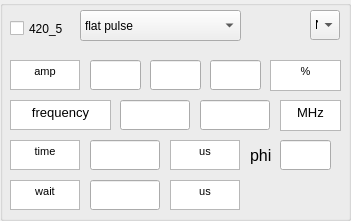
   <widget class="QGroupBox" name="groupBox_5">
    <property name="geometry">
     <rect>
      <x>850</x>
      <y>50</y>
      <width>351</width>
      <height>221</height>
     </rect>
    </property>
    <property name="title">
     <string/>
    </property>
    <widget class="QTextBrowser" name="textBrowser_41">
     <property name="geometry">
      <rect>
       <x>10</x>
       <y>60</y>
       <width>70</width>
       <height>30</height>
      </rect>
     </property>
     <property name="html">
      <string>&lt;!DOCTYPE HTML PUBLIC &quot;-//W3C//DTD HTML 4.0//EN&quot; &quot;http://www.w3.org/TR/REC-html40/strict.dtd&quot;&gt;
&lt;html&gt;&lt;head&gt;&lt;meta name=&quot;qrichtext&quot; content=&quot;1&quot; /&gt;&lt;style type=&quot;text/css&quot;&gt;
p, li { white-space: pre-wrap; }
&lt;/style&gt;&lt;/head&gt;&lt;body style=&quot; font-family:'MS Shell Dlg 2'; font-size:8.25pt; font-weight:400; font-style:normal;&quot;&gt;
&lt;p align=&quot;center&quot; style=&quot; margin-top:0px; margin-bottom:0px; margin-left:0px; margin-right:0px; -qt-block-indent:0; text-indent:0px;&quot;&gt;amp&lt;/p&gt;&lt;/body&gt;&lt;/html&gt;</string>
     </property>
     <property name="openExternalLinks">
      <bool>false</bool>
     </property>
    </widget>
    <widget class="QTextBrowser" name="textBrowser_42">
     <property name="geometry">
      <rect>
       <x>270</x>
       <y>60</y>
       <width>71</width>
       <height>31</height>
      </rect>
     </property>
     <property name="html">
      <string>&lt;!DOCTYPE HTML PUBLIC &quot;-//W3C//DTD HTML 4.0//EN&quot; &quot;http://www.w3.org/TR/REC-html40/strict.dtd&quot;&gt;
&lt;html&gt;&lt;head&gt;&lt;meta name=&quot;qrichtext&quot; content=&quot;1&quot; /&gt;&lt;style type=&quot;text/css&quot;&gt;
p, li { white-space: pre-wrap; }
&lt;/style&gt;&lt;/head&gt;&lt;body style=&quot; font-family:'MS Shell Dlg 2'; font-size:8.25pt; font-weight:400; font-style:normal;&quot;&gt;
&lt;p align=&quot;center&quot; style=&quot; margin-top:0px; margin-bottom:0px; margin-left:0px; margin-right:0px; -qt-block-indent:0; text-indent:0px;&quot;&gt;%&lt;/p&gt;&lt;/body&gt;&lt;/html&gt;</string>
     </property>
    </widget>
    <widget class="QTextBrowser" name="textBrowser_43">
     <property name="geometry">
      <rect>
       <x>10</x>
       <y>140</y>
       <width>70</width>
       <height>30</height>
      </rect>
     </property>
     <property name="sizePolicy">
      <sizepolicy hsizetype="Fixed" vsizetype="Fixed">
       <horstretch>0</horstretch>
       <verstretch>0</verstretch>
      </sizepolicy>
     </property>
     <property name="html">
      <string>&lt;!DOCTYPE HTML PUBLIC &quot;-//W3C//DTD HTML 4.0//EN&quot; &quot;http://www.w3.org/TR/REC-html40/strict.dtd&quot;&gt;
&lt;html&gt;&lt;head&gt;&lt;meta name=&quot;qrichtext&quot; content=&quot;1&quot; /&gt;&lt;style type=&quot;text/css&quot;&gt;
p, li { white-space: pre-wrap; }
&lt;/style&gt;&lt;/head&gt;&lt;body style=&quot; font-family:'MS Shell Dlg 2'; font-size:8.25pt; font-weight:400; font-style:normal;&quot;&gt;
&lt;p align=&quot;center&quot; style=&quot; margin-top:12px; margin-bottom:12px; margin-left:0px; margin-right:0px; -qt-block-indent:0; text-indent:0px;&quot;&gt;time&lt;/p&gt;&lt;/body&gt;&lt;/html&gt;</string>
     </property>
    </widget>
    <widget class="QTextBrowser" name="textBrowser_44">
     <property name="geometry">
      <rect>
       <x>10</x>
       <y>100</y>
       <width>101</width>
       <height>30</height>
      </rect>
     </property>
     <property name="html">
      <string>&lt;!DOCTYPE HTML PUBLIC &quot;-//W3C//DTD HTML 4.0//EN&quot; &quot;http://www.w3.org/TR/REC-html40/strict.dtd&quot;&gt;
&lt;html&gt;&lt;head&gt;&lt;meta name=&quot;qrichtext&quot; content=&quot;1&quot; /&gt;&lt;style type=&quot;text/css&quot;&gt;
p, li { white-space: pre-wrap; }
&lt;/style&gt;&lt;/head&gt;&lt;body style=&quot; font-family:'MS Shell Dlg 2'; font-size:8.25pt; font-weight:400; font-style:normal;&quot;&gt;
&lt;p align=&quot;center&quot; style=&quot; margin-top:0px; margin-bottom:0px; margin-left:0px; margin-right:0px; -qt-block-indent:0; text-indent:0px;&quot;&gt;&lt;span style=&quot; font-size:10pt;&quot;&gt;frequency&lt;/span&gt;&lt;/p&gt;&lt;/body&gt;&lt;/html&gt;</string>
     </property>
    </widget>
    <widget class="QLineEdit" name="start_frequency_420_5">
     <property name="geometry">
      <rect>
       <x>120</x>
       <y>100</y>
       <width>70</width>
       <height>30</height>
      </rect>
     </property>
    </widget>
    <widget class="QLineEdit" name="end_frequency_420_5">
     <property name="geometry">
      <rect>
       <x>200</x>
       <y>100</y>
       <width>70</width>
       <height>30</height>
      </rect>
     </property>
    </widget>
    <widget class="QTextBrowser" name="textBrowser_45">
     <property name="geometry">
      <rect>
       <x>280</x>
       <y>100</y>
       <width>61</width>
       <height>31</height>
      </rect>
     </property>
     <property name="html">
      <string>&lt;!DOCTYPE HTML PUBLIC &quot;-//W3C//DTD HTML 4.0//EN&quot; &quot;http://www.w3.org/TR/REC-html40/strict.dtd&quot;&gt;
&lt;html&gt;&lt;head&gt;&lt;meta name=&quot;qrichtext&quot; content=&quot;1&quot; /&gt;&lt;style type=&quot;text/css&quot;&gt;
p, li { white-space: pre-wrap; }
&lt;/style&gt;&lt;/head&gt;&lt;body style=&quot; font-family:'MS Shell Dlg 2'; font-size:8.25pt; font-weight:400; font-style:normal;&quot;&gt;
&lt;p align=&quot;center&quot; style=&quot; margin-top:0px; margin-bottom:0px; margin-left:0px; margin-right:0px; -qt-block-indent:0; text-indent:0px;&quot;&gt;&lt;span style=&quot; font-size:10pt;&quot;&gt;MHz&lt;/span&gt;&lt;/p&gt;&lt;/body&gt;&lt;/html&gt;</string>
     </property>
    </widget>
    <widget class="QLineEdit" name="time_420_5">
     <property name="geometry">
      <rect>
       <x>90</x>
       <y>140</y>
       <width>70</width>
       <height>30</height>
      </rect>
     </property>
    </widget>
    <widget class="QTextBrowser" name="textBrowser_46">
     <property name="geometry">
      <rect>
       <x>10</x>
       <y>180</y>
       <width>70</width>
       <height>30</height>
      </rect>
     </property>
     <property name="html">
      <string>&lt;!DOCTYPE HTML PUBLIC &quot;-//W3C//DTD HTML 4.0//EN&quot; &quot;http://www.w3.org/TR/REC-html40/strict.dtd&quot;&gt;
&lt;html&gt;&lt;head&gt;&lt;meta name=&quot;qrichtext&quot; content=&quot;1&quot; /&gt;&lt;style type=&quot;text/css&quot;&gt;
p, li { white-space: pre-wrap; }
&lt;/style&gt;&lt;/head&gt;&lt;body style=&quot; font-family:'MS Shell Dlg 2'; font-size:8.25pt; font-weight:400; font-style:normal;&quot;&gt;
&lt;p align=&quot;center&quot; style=&quot; margin-top:0px; margin-bottom:0px; margin-left:0px; margin-right:0px; -qt-block-indent:0; text-indent:0px;&quot;&gt;&lt;span style=&quot; font-size:8pt;&quot;&gt;wait&lt;/span&gt;&lt;/p&gt;&lt;/body&gt;&lt;/html&gt;</string>
     </property>
    </widget>
    <widget class="QLineEdit" name="wait_time_420_5">
     <property name="geometry">
      <rect>
       <x>90</x>
       <y>180</y>
       <width>70</width>
       <height>30</height>
      </rect>
     </property>
    </widget>
    <widget class="QTextBrowser" name="textBrowser_47">
     <property name="geometry">
      <rect>
       <x>170</x>
       <y>140</y>
       <width>70</width>
       <height>30</height>
      </rect>
     </property>
     <property name="html">
      <string>&lt;!DOCTYPE HTML PUBLIC &quot;-//W3C//DTD HTML 4.0//EN&quot; &quot;http://www.w3.org/TR/REC-html40/strict.dtd&quot;&gt;
&lt;html&gt;&lt;head&gt;&lt;meta name=&quot;qrichtext&quot; content=&quot;1&quot; /&gt;&lt;style type=&quot;text/css&quot;&gt;
p, li { white-space: pre-wrap; }
&lt;/style&gt;&lt;/head&gt;&lt;body style=&quot; font-family:'MS Shell Dlg 2'; font-size:8.25pt; font-weight:400; font-style:normal;&quot;&gt;
&lt;p align=&quot;center&quot; style=&quot; margin-top:0px; margin-bottom:0px; margin-left:0px; margin-right:0px; -qt-block-indent:0; text-indent:0px;&quot;&gt;us&lt;/p&gt;&lt;/body&gt;&lt;/html&gt;</string>
     </property>
    </widget>
    <widget class="QTextBrowser" name="textBrowser_48">
     <property name="geometry">
      <rect>
       <x>170</x>
       <y>180</y>
       <width>70</width>
       <height>30</height>
      </rect>
     </property>
     <property name="html">
      <string>&lt;!DOCTYPE HTML PUBLIC &quot;-//W3C//DTD HTML 4.0//EN&quot; &quot;http://www.w3.org/TR/REC-html40/strict.dtd&quot;&gt;
&lt;html&gt;&lt;head&gt;&lt;meta name=&quot;qrichtext&quot; content=&quot;1&quot; /&gt;&lt;style type=&quot;text/css&quot;&gt;
p, li { white-space: pre-wrap; }
&lt;/style&gt;&lt;/head&gt;&lt;body style=&quot; font-family:'MS Shell Dlg 2'; font-size:8.25pt; font-weight:400; font-style:normal;&quot;&gt;
&lt;p align=&quot;center&quot; style=&quot; margin-top:0px; margin-bottom:0px; margin-left:0px; margin-right:0px; -qt-block-indent:0; text-indent:0px;&quot;&gt;&lt;span style=&quot; font-size:8pt;&quot;&gt;us&lt;/span&gt;&lt;/p&gt;&lt;/body&gt;&lt;/html&gt;</string>
     </property>
    </widget>
    <widget class="QCheckBox" name="checkBox_420_5">
     <property name="geometry">
      <rect>
       <x>10</x>
       <y>20</y>
       <width>70</width>
       <height>17</height>
      </rect>
     </property>
     <property name="text">
      <string>420_5</string>
     </property>
    </widget>
    <widget class="QComboBox" name="waveform_420_5">
     <property name="geometry">
      <rect>
       <x>80</x>
       <y>10</y>
       <width>161</width>
       <height>31</height>
      </rect>
     </property>
     <item>
      <property name="text">
       <string>flat pulse</string>
      </property>
     </item>
     <item>
      <property name="text">
       <string>blackman pulse</string>
      </property>
     </item>
     <item>
      <property name="text">
       <string>ramp frequency</string>
      </property>
     </item>
     <item>
      <property name="text">
       <string>load from file</string>
      </property>
     </item>
    </widget>
    <widget class="QLineEdit" name="end_amp_420_5">
     <property name="geometry">
      <rect>
       <x>150</x>
       <y>60</y>
       <width>51</width>
       <height>30</height>
      </rect>
     </property>
    </widget>
    <widget class="QLineEdit" name="start_amp_420_5">
     <property name="geometry">
      <rect>
       <x>90</x>
       <y>60</y>
       <width>51</width>
       <height>30</height>
      </rect>
     </property>
    </widget>
    <widget class="QLineEdit" name="num_amp_420_5">
     <property name="geometry">
      <rect>
       <x>210</x>
       <y>60</y>
       <width>51</width>
       <height>30</height>
      </rect>
     </property>
    </widget>
    <widget class="QComboBox" name="Connected_420_5">
     <property name="geometry">
      <rect>
       <x>310</x>
       <y>10</y>
       <width>30</width>
       <height>30</height>
      </rect>
     </property>
     <item>
      <property name="text">
       <string>N</string>
      </property>
     </item>
     <item>
      <property name="text">
       <string>1</string>
      </property>
     </item>
     <item>
      <property name="text">
       <string>2</string>
      </property>
     </item>
     <item>
      <property name="text">
       <string>3</string>
      </property>
     </item>
     <item>
      <property name="text">
       <string>4</string>
      </property>
     </item>
     <item>
      <property name="text">
       <string>5</string>
      </property>
     </item>
     <item>
      <property name="text">
       <string>6</string>
      </property>
     </item>
    </widget>
    <widget class="QLabel" name="label_phi_420_5">
     <property name="geometry">
      <rect>
       <x>250</x>
       <y>140</y>
       <width>41</width>
       <height>31</height>
      </rect>
     </property>
     <property name="font">
      <font>
       <family>Arial</family>
       <pointsize>12</pointsize>
      </font>
     </property>
     <property name="text">
      <string>phi</string>
     </property>
    </widget>
    <widget class="QLineEdit" name="phi_420_5">
     <property name="geometry">
      <rect>
       <x>280</x>
       <y>140</y>
       <width>51</width>
       <height>30</height>
      </rect>
     </property>
    </widget>
   </widget>
